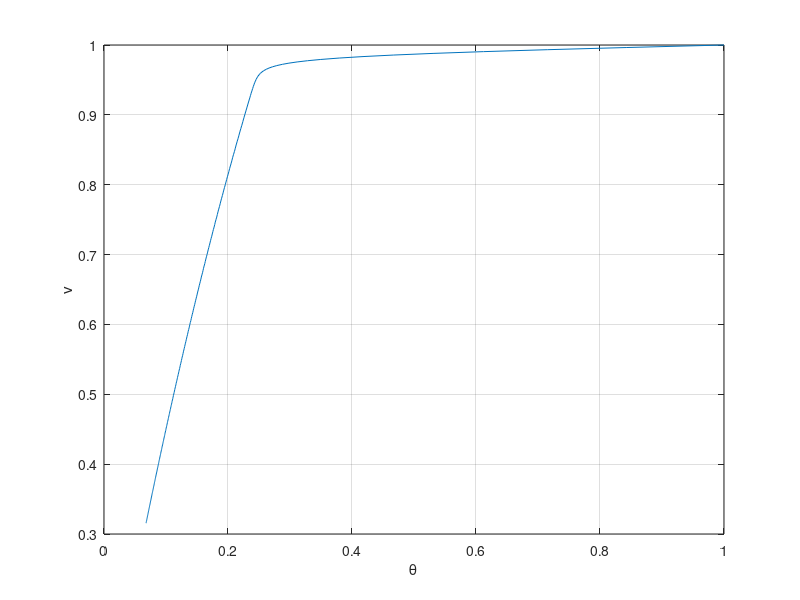
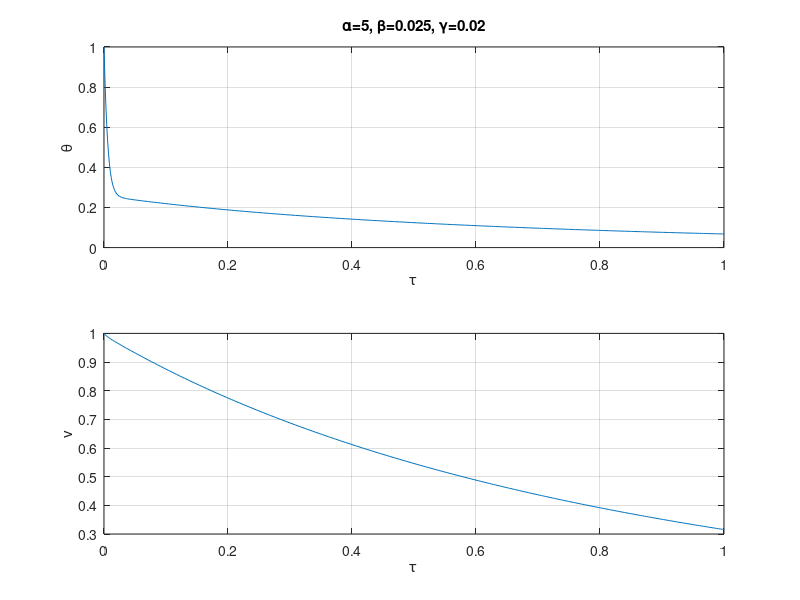

MATLAB code to generate these figures, in order:
clc; clearvars; close all; format long;
function new_figure = Concentration_Vs_Temperature(Solution_Matrix)
    new_figure = figure("Name","sugma");
    plot(Solution_Matrix(:, 1), Solution_Matrix(:, 2));
    xlabel('\theta');
    ylabel('\nu');
    grid on;
    return
end
function new_figure = integration_ode(alpha, beta, gamma, Theta_null, C_null)
    Y0 = [Theta_null, C_null];
    odefun = @(tau, Y) [
        1/gamma * (Y(2) * exp(Y(1)/(1+beta * Y(1))) - alpha * Y(1));
        -Y(2) * exp(Y(1)/(1+beta * Y(1)))
        ];
    [tau, Y] = ode45(odefun, [0, 1], Y0);
    new_figure = Concentration_Vs_Temperature(Y)
    figure_2 = figure()
    subplot(2, 1, 1);
    plot(tau, Y(:, 1));
    xlabel('\tau');
    ylabel('\theta');
    title(['\alpha=', num2str(alpha), ', \beta=', num2str(beta), ', \gamma=', num2str(gamma)]);
    grid on;
    subplot(2, 1, 2);
    plot(tau, Y(:, 2));
    xlabel('\tau');
    ylabel('\nu');
    grid on;
end
% Specify the parameters:
Theta_0 = 1;
C_0 = 1;
par1 = input('choose alpha from set : [2, 3]>>');
% par2 = input('choose beta from set : [0.01, 0.1] or [-0.01, -0.1]>>');
% par3 = input('choose gamma from set : [0.01, 0.1]>>');
bear = integration_ode(par1, 0.025, 0.02, Theta_0, C_0);
% output_folder = "C:\Users\aseit\OneDrive\Рабочий стол\For  Matlab Figures"; %unnecessary part needed to save the graph
% filename = fullfile(output_folder, 'for bear.png');
% saveas(bear, filename);
% 2.329400539398193
% 2.329400444030761
